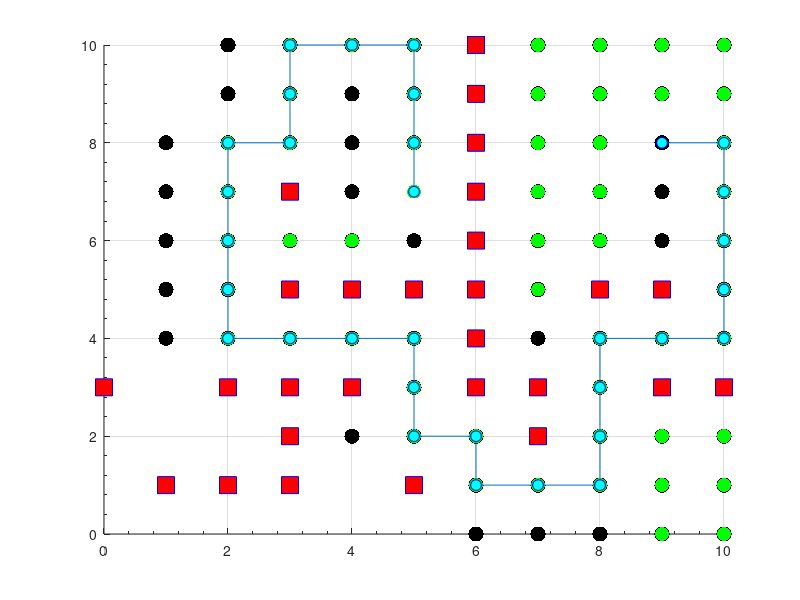

The MATLAB script that drew this image:
tic;
clear all
clf 
clc

xx=10;
yy=10;
cnt=0;

% Defining the obstacles... 
obstacles (1,:)=[0,3]; 
obstacles (2,:)=[1,1]; 
obstacles (3,:)=[2,1]; 
obstacles (4, :)=[2,3]; 
obstacles (5, :)=[3,1]; 
obstacles (6, :)=[3,2]; 
obstacles (7,:)=[3,3]; 
obstacles (8,:)=[3,5]; 
obstacles (9,:)=[3,7]; 
obstacles (10,:)=[4,3]; 
obstacles (11,:)=[4,5]; 
obstacles (12,:)=[5, 1]; 
obstacles (13,:)=[5,5]; 
obstacles (14,:)=[6,3]; 
obstacles (15,:)=[6,4]; 
obstacles (16,:)=[6,5]; 
obstacles (17,:)=[6,6]; 
obstacles (18,:)=[6,7]; 
obstacles (19,:)=[6,8]; 
obstacles (20,:)=[6,9]; 
obstacles (21,:)=[6,10]; 
obstacles (22,:)=[7, 2]; 
obstacles (23,:)=[7,3]; 
obstacles (24,:)=[8,5]; 
obstacles (25,:)=[9,3]; 
obstacles (26,:)=[9,5]; 
obstacles (27,:)=[10,3];
    

startingPosition=[5,7]; 
goal=[9,8];

obstacleColor=[1,0,0];  
nodeColor=[0,1,0]; 
expandColor=[0,0,0];  
goalColor=[0,0,1];  
pathColor=[0,1,1]; 

s = scatter (obstacles (:,1), obstacles (:,2), 150, ...
    obstacleColor, 'filled', 's', 'MarkerEdgeColor', 'b');

grid on;
%grid monor; 
%grid (gca, 'minor') 
set (gca, 'YMinorTick','on', 'XMinorTick','on') 
axis([0 10 0 10]); 
hold on;

scatter (goal(1,1), goal (1,2), 100, goalColor, 'filled');

pathCount=1; 

dfs_stack (pathCount, :)=[startingPosition, pathCount];


% This loop executes until the goal is found... 
while (~((dfs_stack (pathCount, 1) == goal (1,1)) &...
        (dfs_stack(pathCount, 2) == goal (1,2))))
    
    cnt=cnt+1
    scatter (dfs_stack(pathCount, 1), dfs_stack(pathCount, 2), ...
        100, nodeColor, 'filled');
% Exploring the neighbour (left right top bottom)... 
    for x=-1:1 
        for y=-1:1
            if (x*y==0)
                failsTest=0;
                tempNode=[dfs_stack(pathCount,1)+x, ...
                    dfs_stack(pathCount,2)+y, pathCount];

            if ( (tempNode (1,1)<0) | (tempNode(1,2)<0)) | ...
                    ( (tempNode(1,1)>xx) | (tempNode(1,2)>yy) ) 
                failsTest=failsTest+1; 
            end
% Test to see if node is already in dfs_stack set... 
            if (failsTest<1) 
                for i=1:size(dfs_stack,1) 
                    if (tempNode(1,1)==dfs_stack(i,1)) & ...
                            (tempNode(1,2)==dfs_stack(i,2)) 
                        failsTest=failsTest+1; 
                    end
                end
            end
            
            if (failsTest<1) 
                for i=1:size(obstacles,1) 
                    if (tempNode(1,1)==obstacles(i,1)) & ...
                            (tempNode(1,2)==obstacles(i,2))
                        failsTest=failsTest+1;
                    end
                end
            end
            
            if (failsTest<1) 
                if pathCount<size(dfs_stack, 1)
                    dfs_stack(size(dfs_stack, 1)+1,:)=[0,0,0]; 
                    prevNode=dfs_stack(pathCount+1,:);
                    
                    for i=(pathCount+2):(size(dfs_stack, 1))
                        nextNode = prevNode; 
                        prevNode = dfs_stack(i, :);
                        dfs_stack(i, :) = nextNode; 
                    end
                end
                dfs_stack (pathCount+1,:) = tempNode; 
                scatter (tempNode (1,1), tempNode (1,2), 120, ...
                    expandColor, 'filled'); 
            end
         end
      end
    end
    
    %Decrement tempCount as it is a position in the dfs_stack... 
    % Set relative to pathCount... 
    pathCount = pathCount+1;
    pause(.1); 
end

%Initialize a counter... 
i = 1;

while  ~(pathCount==1)
    path(i,:)=[dfs_stack(pathCount,1),dfs_stack(pathCount,2)]; 
    pathCount=dfs_stack(pathCount, 3);
    i=i+1; 
end

%Add the start position to the path 
   path(i, :)=startingPosition;
    
%Plot the path 
plot(path(:,1), path(:,2)); 
scatter (path(:,1), path(:,2), 60, pathColor,'filled',...
    'MarkerEdgeColor', 'b');

siz=(size(dfs_stack))
toc;